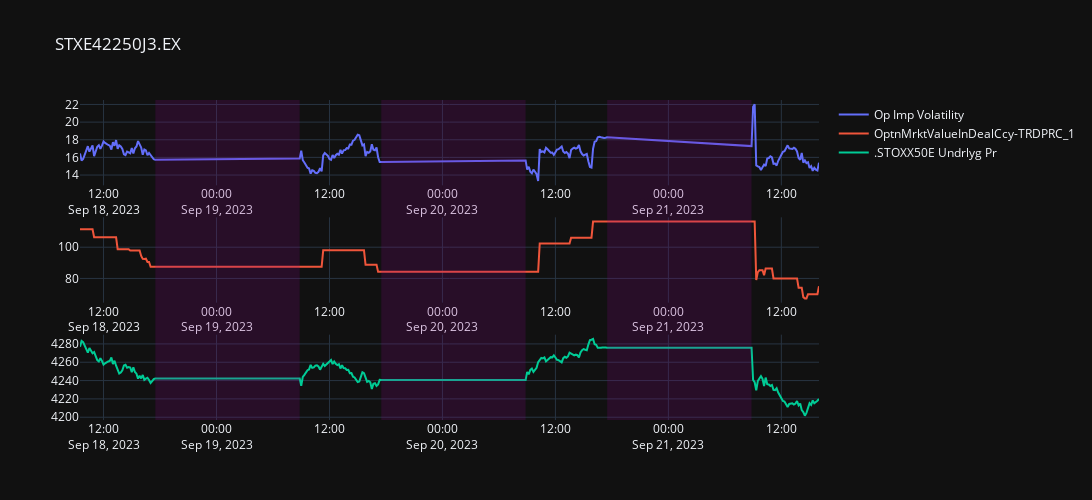

The notebook cell saved with this chart:
### Markdown cell above
##### Sack of 3 Graphs
This representation will allow us to see several graphs at different scales stacked above one another. This way, we can see if the change in Implied Volatility is caused by a movement in the underlying or the Option price itself:

### Code cell
display(closest_atm_optn)

fig = subplots.make_subplots(rows=3, cols=1)

fig.add_trace(go.Scatter(
    x=IPADfGraph.index, y=IPADfGraph.ImpliedVolatility,
    name='Op Imp Volatility'), row=1, col=1)
fig.add_trace(go.Scatter(
    y=IPADfGraph[f"OptnMrktValueInDealCcy-{__optn_mrkt_price_gmt.columns[0]}"],
    x=IPADfGraph.index,
    name=f"OptnMrktValueInDealCcy-{__optn_mrkt_price_gmt.columns[0]}"), row=2, col=1)
fig.add_trace(go.Scatter(
    x=IPADfGraph.index, y=IPADf.UnderlyingPrice,
    name=underlying + ' Undrlyg Pr'), row=3, col=1)


fig.update(layout_xaxis_rangeslider_visible=False)
fig.update_layout(title=IPADfGraph.columns.name)

fig.update_layout(
    template='plotly_dark',
    autosize=False,
    width=1300,
    height=500,
    shapes = [ # Adding purple area on out of trading hours
        {'type': "rect", 'xref': 'x', 'yref': 'paper',
        'fillcolor': 'purple', 'opacity': 0.2,
        "line": {"color": "purple", "width": 0},
        'x0': i[0], 'y0': 0,
        'x1': i[1], 'y1': 1}
        for i in Get_ooth(df=IPADfGraph, tz=None)])

fig.show()

### Figure 1 — Plotly figure (JSON) as saved in the notebook; plotly's stock layout.template omitted (floating-point values rounded to 4 significant figures; data arrays with more than 128 entries replaced by an {"elided": "..."} marker saying what was removed)
{"data": [{"name": "Op Imp Volatility", "type": "scatter", "x": {"elided": "199 str values"}, "xaxis": "x", "y": {"elided": "199 float values"}, "yaxis": "y"}, {"name": "OptnMrktValueInDealCcy-TRDPRC_1", "type": "scatter", "x": {"elided": "199 str values"}, "xaxis": "x2", "y": {"elided": "199 float values"}, "yaxis": "y2"}, {"name": ".STOXX50E Undrlyg Pr", "type": "scatter", "x": {"elided": "199 str values"}, "xaxis": "x3", "y": {"elided": "199 float values"}, "yaxis": "y3"}], "layout": {"autosize": false, "height": 500, "shapes": [{"fillcolor": "purple", "line": {"color": "purple", "width": 0}, "opacity": 0.2, "type": "rect", "x0": "2023-09-18T17:30:00", "x1": "2023-09-18T23:59:59", "xref": "x", "y0": 0, "y1": 1, "yref": "paper"}, {"fillcolor": "purple", "line": {"color": "purple", "width": 0}, "opacity": 0.2, "type": "rect", "x0": "2023-09-19T00:00:01", "x1": "2023-09-19T08:50:00", "xref": "x", "y0": 0, "y1": 1, "yref": "paper"}, {"fillcolor": "purple", "line": {"color": "purple", "width": 0}, "opacity": 0.2, "type": "rect", "x0": "2023-09-19T17:30:00", "x1": "2023-09-19T23:59:59", "xref": "x", "y0": 0, "y1": 1, "yref": "paper"}, {"fillcolor": "purple", "line": {"color": "purple", "width": 0}, "opacity": 0.2, "type": "rect", "x0": "2023-09-20T00:00:01", "x1": "2023-09-20T08:50:00", "xref": "x", "y0": 0, "y1": 1, "yref": "paper"}, {"fillcolor": "purple", "line": {"color": "purple", "width": 0}, "opacity": 0.2, "type": "rect", "x0": "2023-09-20T17:30:00", "x1": "2023-09-20T23:59:59", "xref": "x", "y0": 0, "y1": 1, "yref": "paper"}, {"fillcolor": "purple", "line": {"color": "purple", "width": 0}, "opacity": 0.2, "type": "rect", "x0": "2023-09-21T00:00:01", "x1": "2023-09-21T08:50:00", "xref": "x", "y0": 0, "y1": 1, "yref": "paper"}], "title": {"text": "STXE42250J3.EX"}, "width": 1300, "xaxis": {"anchor": "y", "domain": [0, 1], "rangeslider": {"visible": false}}, "xaxis2": {"anchor": "y2", "domain": [0, 1]}, "xaxis3": {"anchor": "y3", "domain": [0, 1]}, "yaxis": {"anchor": "x", "domain": [0.7333, 1]}, "yaxis2": {"anchor": "x2", "domain": [0.3667, 0.6333]}, "yaxis3": {"anchor": "x3", "domain": [0, 0.2667]}}}
